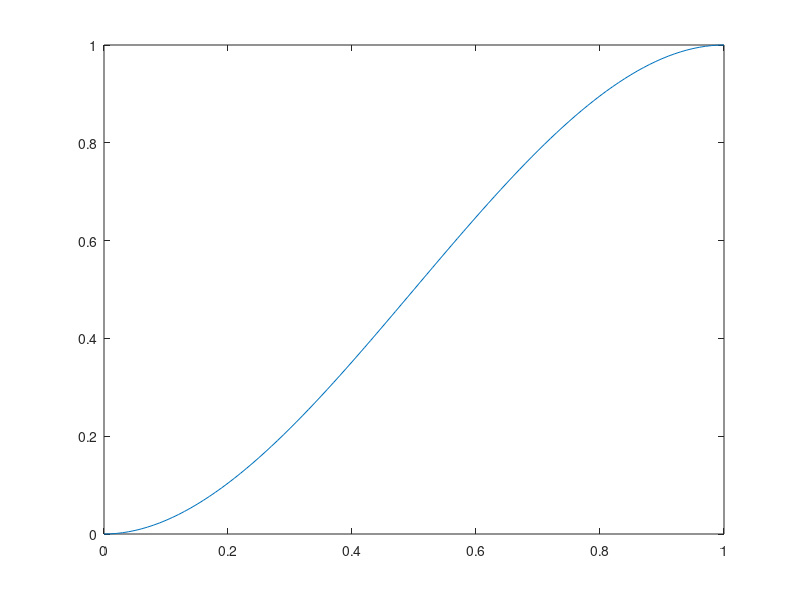
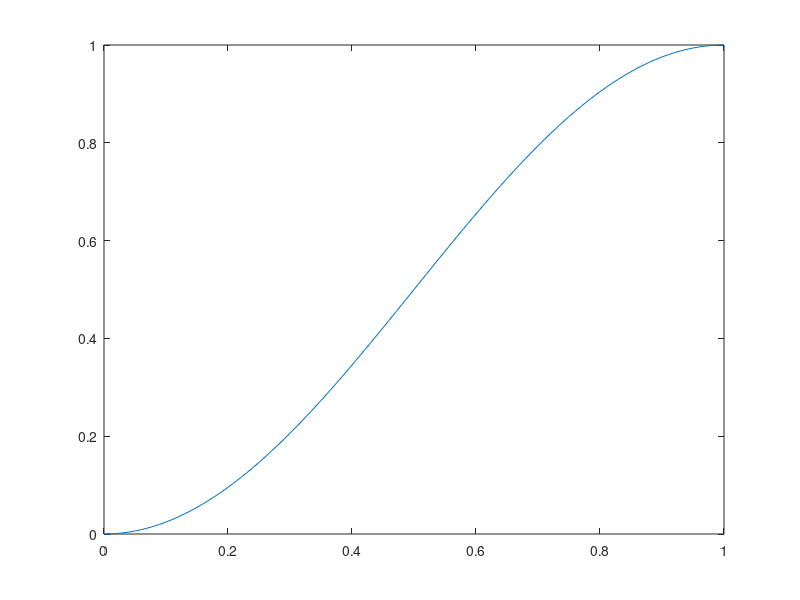
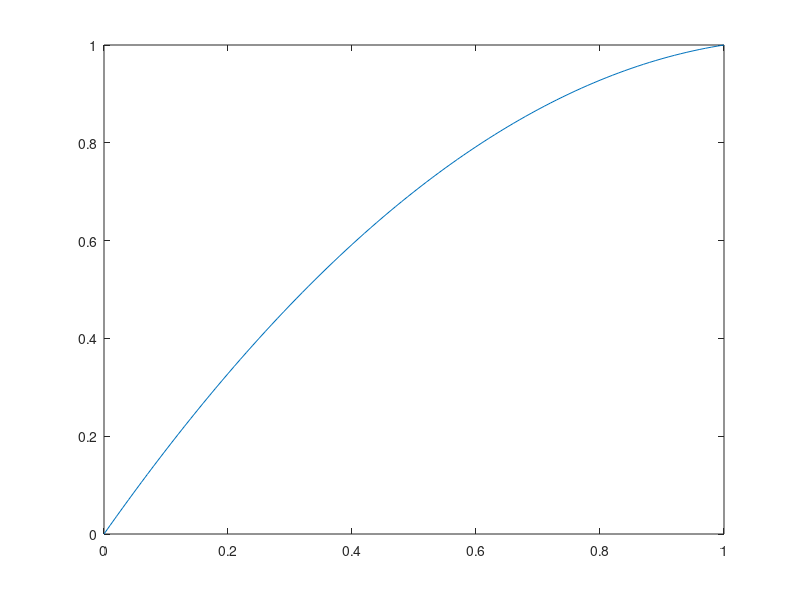
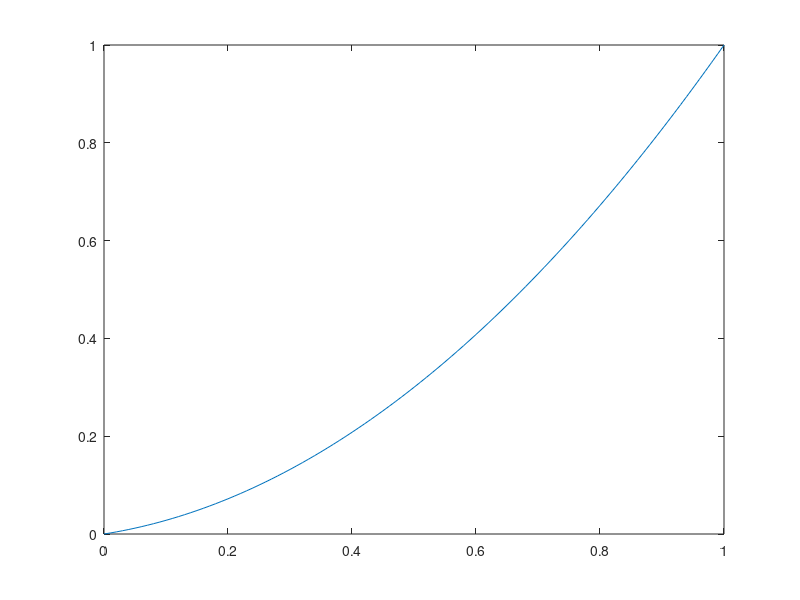

The MATLAB source for these figures, in order:
%polynomial

%curve is more steep while z gets bigger
% z = 0 the f'(x) at 0 and  1 are zero
% z = 1 stright line

z = 0;

a = 2*z-2;
b = 3 - 3*z;
c = z;

x = 0:0.01:1;
y1 = a*x.^3 + b*x.^2 + c*x;

plot(x,y1);


%sin
figure;
y2 = 0.5*sin(pi*(x-0.5))+0.5;
plot(x,y2);

%little difference
dis = y1-y2


%f_tu
figure;
%z is f(0.5) , it should be 0.5~1 here
z = 0.7;
b = 4*z -1;
a = 1-b;
y3 = a*x.^2 + b*x;
plot(x,y3);


%f_ao
figure;
%z is f(0.5) , it should be 0~0.5 here
z = 0.3;
b = 4*z -1;
a = 1-b;
y4 = a*x.^2 + b*x;
plot(x,y4);